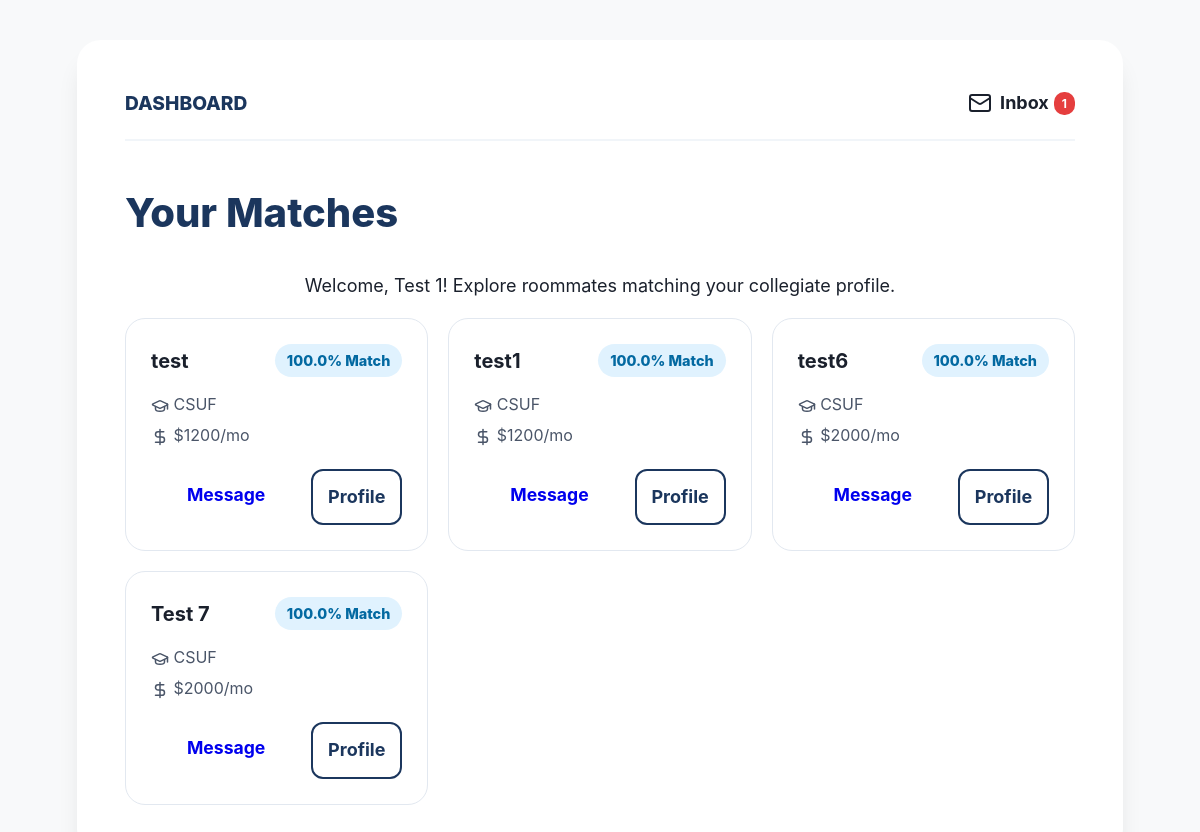
Page /matches/1 on the committed database.
### app.py (models this page shows)
class User(db.Model):
    id = db.Column(db.Integer, primary_key=True)
    name = db.Column(db.String(100), nullable=False)
    college = db.Column(db.String(100), nullable=False)
    phone = db.Column(db.String(20), nullable=False)
    age = db.Column(db.Integer, nullable=True)
    gender = db.Column(db.String(20), nullable=True)
    hobbies = db.Column(db.String(200), nullable=True)
    budget = db.Column(db.Integer, nullable=True)
    cleanliness = db.Column(db.Integer, nullable=True)
    noise_level = db.Column(db.Integer, nullable=True)
    sleep_schedule = db.Column(db.String(20), nullable=True)
    smoking = db.Column(db.Boolean, default=False)
    drinking = db.Column(db.Boolean, default=False)

### app.py (the view)
@app.route('/matches/<int:user_id>')
def matches(user_id):
    current_user = User.query.get_or_404(user_id)
    all_others = User.query.filter(User.id != user_id).all()
    scored_matches = []
    for other in all_others:
        score = calculate_compatibility(current_user, other)
        scored_matches.append({'data': other, 'score': score})
    scored_matches.sort(key=lambda x: x['score'], reverse=True)
    unread_count = Message.query.filter_by(receiver_id=user_id, is_read=False).count()
    return render_template('matches.html',
                           current_user=current_user,
                           potential_matches=scored_matches,
                           unread_count=unread_count)

### templates/matches.html (shortened to what this page needs)
<!DOCTYPE html>
<html lang="en">
<head>
    <link rel="stylesheet" href="{{ url_for('static', filename='style.css') }}">
</head>
<body>
    <div class="container" style="max-width: 950px;">
        <nav style="display: flex; justify-content: space-between; margin-bottom: 40px; padding-bottom: 20px; border-bottom: 2px solid #F1F5F9;">
            <span style="color: var(--primary-navy); font-weight: 800; font-size: 1.2rem;">DASHBOARD</span>
            <a href="{{ url_for('inbox') }}" style="text-decoration: none; color: var(--text-main); font-weight: 700; display: flex; align-items: center;">
                <i data-lucide="mail" style="margin-right: 8px;"></i> Inbox
                {% if unread_count > 0 %}<span class="nav-badge">{{ unread_count }}</span>{% endif %}
            </a>
        </nav>
        <h1>Your Matches</h1>
        <p style="text-align: center;">Welcome, {{ current_user.name }}! Explore roommates matching your collegiate profile.</p>
        <div class="match-grid" style="display: grid; grid-template-columns: repeat(auto-fill, minmax(300px, 1fr)); gap: 20px;">
            {% if potential_matches %}
                {% for match in potential_matches %}
                <div class="match-card" style="background: white; border: 1px solid #E2E8F0; padding: 25px; border-radius: 20px;">
                    <div style="display: flex; justify-content: space-between; align-items: center; margin-bottom: 15px;">
                        <h3 style="margin: 0;">{{ match.data.name }}</h3>
                        <span style="background: #E0F2FE; color: #0369A1; padding: 5px 12px; border-radius: 20px; font-weight: 800; font-size: 0.9rem;">
                            {{ match.score }}% Match
                        </span>
                    </div>
                    <div style="font-size: 1rem; color: #4A5568; margin-bottom: 20px;">
                        <p style="margin: 5px 0;"><i data-lucide="graduation-cap" style="width: 18px; vertical-align: middle;"></i> {{ match.data.college }}</p>
                        <p style="margin: 5px 0;"><i data-lucide="dollar-sign" style="width: 18px; vertical-align: middle;"></i> ${{ match.data.budget }}/mo</p>
                    </div>
                    <div style="display: flex; gap: 10px;">
                        <a href="{{ url_for('chat', sender_id=current_user.id, receiver_id=match.data.id) }}" class="btn-primary" style="text-decoration: none; text-align: center; flex: 2; padding: 12px;">Message</a>
                        <a href="{{ url_for('view_profile', user_id=match.data.id) }}" style="flex: 1; border: 2px solid var(--primary-navy); color: var(--primary-navy); border-radius: 12px; text-align: center; text-decoration: none; padding: 12px; font-weight: 700;">Profile</a>
                    </div>
                </div>
                {% endfor %}
            {% else %}
                <p style="grid-column: 1 / -1; text-align: center; padding: 50px;">No matches found yet.</p>
            {% endif %}
        </div>
    </div>
</body>
</html>

### static/style.css (style rules this page uses)
:root { --primary-navy: #1B365D; --accent-orange: #FF7900; --bg-off-white: #F8F9FA; --text-main: #1A202C; --text-muted: #4A5568; --border-radius: 16px; --font-base: 18px; }
body { font-family: 'Inter', -apple-system, sans-serif; font-size: var(--font-base); line-height: 1.6; background-color: var(--bg-off-white); color: var(--text-main); margin: 0; }
.container { background: white; padding: 3rem; border-radius: 24px; box-shadow: 0 20px 25px -5px rgba(0, 0, 0, 0.1); max-width: 650px; width: 90%; margin: 40px auto; }
h1 { font-size: 2.5rem; font-weight: 800; color: var(--primary-navy); }
h3 { font-size: 1.25rem; margin-top: 2.5rem; }
button, .btn-primary { font-size: 1.1rem; padding: 16px; font-weight: 700; }
.nav-badge { background: #E53E3E; color: white; font-size: 0.75rem; padding: 2px 8px; border-radius: 10px; margin-left: 5px; }

### rows in the picture
User: name "Test 1"
User: data.name "test", data.college "CSUF", data.budget "1200"
User: data.name "test1", data.college "CSUF", data.budget "1200"
User: data.name "test6", data.college "CSUF", data.budget "2000"
User: data.name "Test 7", data.college "CSUF", data.budget "2000"

### other values in the picture
{{ unread_count }} "1"
{{ match.score }} "100.0" "100.0" "100.0" "100.0"
